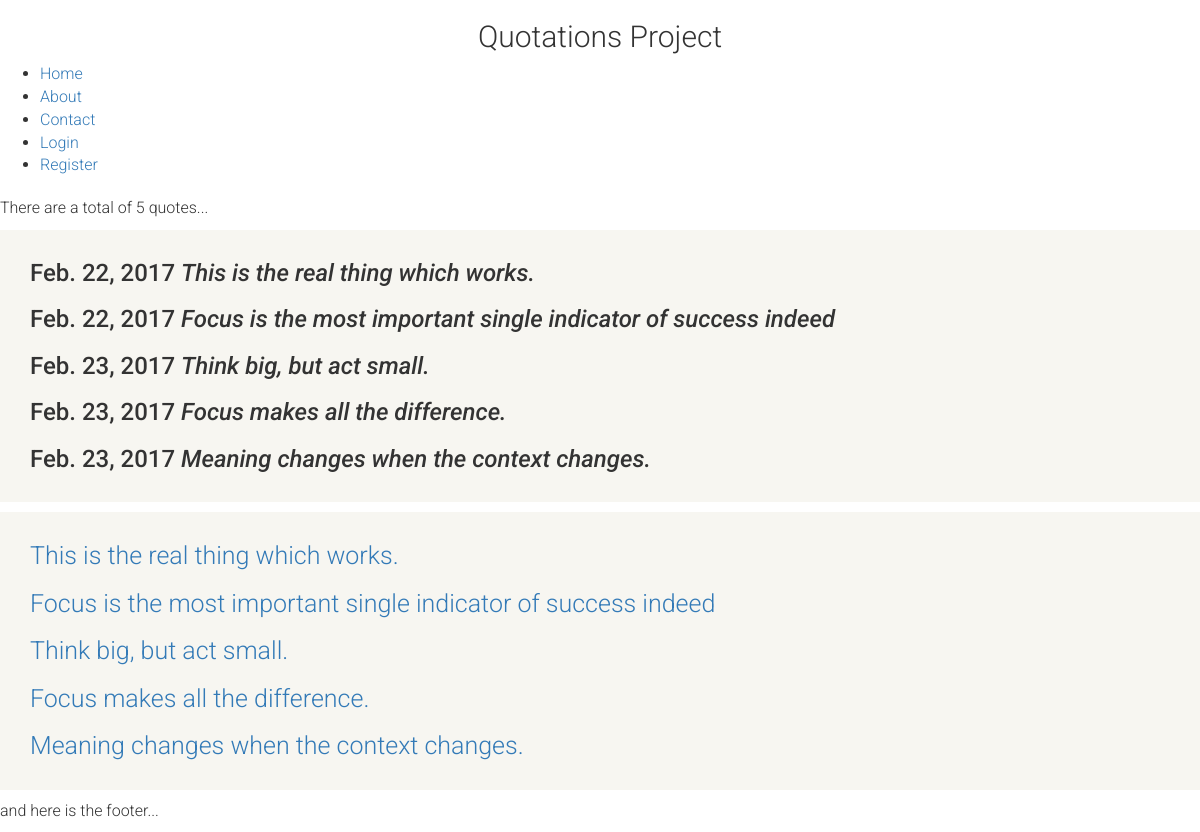
The page / on the database its author committed.
### quotations/models.py (models this page shows)
class Qs(models.Model):
	quote = models.CharField(max_length=511)
	date = models.DateField(("Date"), default=datetime.date.today)
	slug = models.SlugField(unique=True)

### quotations/views.py (the view)
# urls.py: url(r'^$', views.index, name='home'),
def index(request):
	count = Qs.objects.count()
	things = Qs.objects.all()
	return render(request, 'index.html',
	             {'total_count': count,
	             'things' : things,
	             })

### quotations/templates/index.html (shortened to what this page needs)
{% extends 'base.html' %}
{% block content %}
    <p>There are a total of {{ total_count }} quotes... </p>
<div class="sechighlight">
<div class="container sec">
    {% for q in things %}
    <h3>{{ q.date }} <I>{{ q.quote}} </I></h3>
    {% endfor %}
</div>
</div>
<div class="sechighlight">
<div class="container sec">
    {% for q in things %}
    <h2>
    	<a href="{% url 'quote_detail' slug=q.slug %}"> {{q.quote}}
    	</a>
    </h2>
    {% endfor %}
</div>
</div>
{% endblock content %}
{% block footer %}
    <p>and here is the footer...</p>
{% endblock footer %}

### quotations/static/css/style.css (style rules this page uses)
body { font-family: 'Roboto', sans-serif; font-weight: 300; padding: 0; margin: 0; font-size: 16px; }
h2 { font-size: 25px; font-weight: 300; }
.sec { margin-bottom: 10px; padding-top: 10px; padding-bottom: 20px; }
.sechighlight { background-color: #f7f6f1; }

### rows shown on the page
Qs: date "Feb. 22, 2017", quote "This is the real thing which works."
Qs: date "Feb. 22, 2017", quote "Focus is the most important single indicator of success indeed"
Qs: date "Feb. 23, 2017", quote "Think big, but act small."
Qs: date "Feb. 23, 2017", quote "Focus makes all the difference."
Qs: date "Feb. 23, 2017", quote "Meaning changes when the context changes."

### other values the page prints
{{ total_count }} "5"
